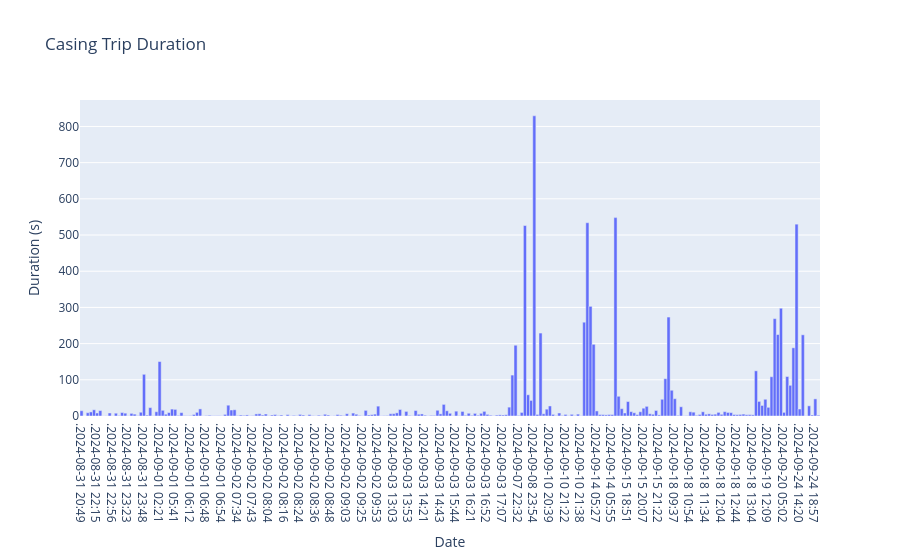

The notebook cell saved with this chart:
### Code cell
import plotly.graph_objects as go
import datetime

# StartDateTime = pd.to_datetime(FinalCasingTrip_df['StartDateTime'].dt.strftime('%Y-%m-%d %H'), format='%Y-%m-%d %H')
# Create the bar plot
fig = go.Figure(data=[
    go.Bar(name='Values', x=FinalCasingTrip_df['StartDateTime'].dt.strftime('.%Y-%m-%d %H:%M'), y=FinalCasingTrip_df['Duration'])
])
# df['HourFormatted'] = df['StartDateTime'].dt.strftime('"%Y-%m-%d %H:%M"')


# Update layout for better visuals
fig.update_layout(
    title='Casing Trip Duration',
    xaxis_title='Date',
    yaxis_title='Duration (s)',
     bargap=0
    # template='plotly_white'
)

# Show the plot
fig.show()

### Figure 1 — Plotly figure (JSON) as saved in the notebook; plotly's stock layout.template omitted (floating-point values rounded to 4 significant figures; data arrays with more than 128 entries replaced by an {"elided": "..."} marker saying what was removed)
{"data": [{"name": "Values", "type": "bar", "x": {"elided": "237 str values"}, "y": {"elided": "237 float values"}}], "layout": {"bargap": 0, "title": {"text": "Casing Trip Duration"}, "xaxis": {"title": {"text": "Date"}}, "yaxis": {"title": {"text": "Duration (s)"}}}}
